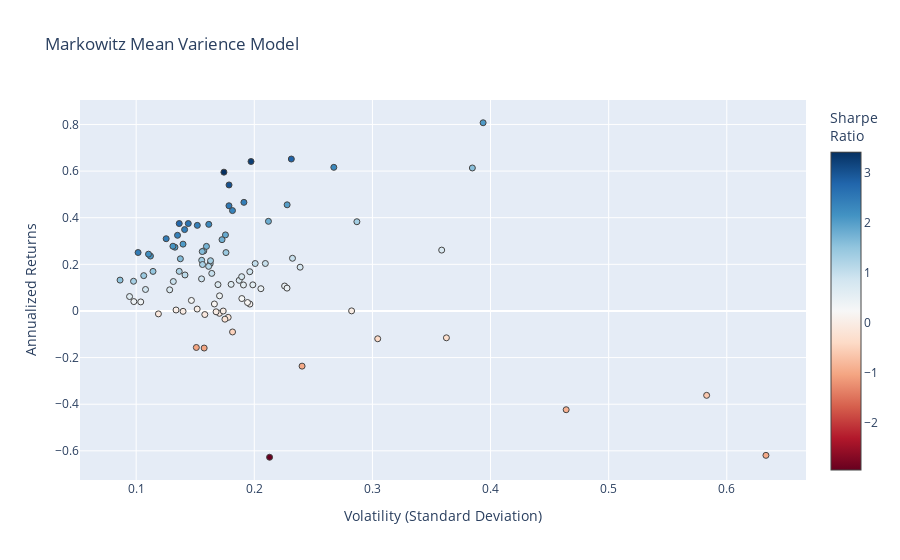

Notebook source saved alongside this figure:
### Code cell
hover_texts = [
    f"{ticker} <br>Volatility: {vol:.2f} <br>Returns: {ret:.2%} <br>Sharpe Ratio: {sr:.2f}"
    for ticker, vol, ret, sr in zip(names, volatility, annualized_returns, sharpe_ratios)
]

fig = go.Figure(data=go.Scatter(
    x=volatility, 
    y=annualized_returns, 
    mode='markers',
    hoverinfo='text',
    hovertext=hover_texts,
    marker=dict(color=sharpe_ratios, colorscale = 'RdBu', size=6, line=dict(width=1), colorbar=dict(title="Sharpe<br>Ratio")
    )
))

fig.update_layout(
    title='Markowitz Mean Varience Model',
    xaxis_title='Volatility (Standard Deviation)',
    yaxis_title='Annualized Returns',
)

fig.show()

### Figure 1 — Plotly figure (JSON) as saved in the notebook; plotly's stock layout.template omitted (floating-point values rounded to 4 significant figures)
{"data": [{"hoverinfo": "text", "hovertext": ["ORCL_Close <br>Volatility: 0.19 <br>Returns: 13.13% <br>Sharpe Ratio: 0.70", "AMD_Close <br>Volatility: 0.58 <br>Returns: -36.20% <br>Sharpe Ratio: -0.62", "NKE_Close <br>Volatility: 0.23 <br>Returns: 10.70% <br>Sharpe Ratio: 0.47", "BMY_Close <br>Volatility: 0.18 <br>Returns: 11.41% <br>Sharpe Ratio: 0.63", "BA_Close <br>Volatility: 0.17 <br>Returns: 59.54% <br>Sharpe Ratio: 3.42", "DIS_Close <br>Volatility: 0.16 <br>Returns: -1.54% <br>Sharpe Ratio: -0.10", "PFE_Close <br>Volatility: 0.11 <br>Returns: 9.22% <br>Sharpe Ratio: 0.85", "AEP_Close <br>Volatility: 0.11 <br>Returns: 15.15% <br>Sharpe Ratio: 1.42", "ADBE_Close <br>Volatility: 0.23 <br>Returns: 45.54% <br>Sharpe Ratio: 2.00", "RMD_Close <br>Volatility: 0.20 <br>Returns: 20.34% <br>Sharpe Ratio: 1.01", "VRTX_Close <br>Volatility: 0.38 <br>Returns: 61.33% <br>Sharpe Ratio: 1.59", "ISRG_Close <br>Volatility: 0.19 <br>Returns: 46.59% <br>Sharpe Ratio: 2.44", "DE_Close <br>Volatility: 0.18 <br>Returns: 45.12% <br>Sharpe Ratio: 2.53", "ETN_Close <br>Volatility: 0.16 <br>Returns: 13.76% <br>Sharpe Ratio: 0.89", "ACN_Close <br>Volatility: 0.13 <br>Returns: 27.35% <br>Sharpe Ratio: 2.06", "HD_Close <br>Volatility: 0.14 <br>Returns: 32.45% <br>Sharpe Ratio: 2.40", "ABBV_Close <br>Volatility: 0.18 <br>Returns: 54.05% <br>Sharpe Ratio: 3.03", "EMR_Close <br>Volatility: 0.16 <br>Returns: 20.27% <br>Sharpe Ratio: 1.25", "MS_Close <br>Volatility: 0.20 <br>Returns: 16.83% <br>Sharpe Ratio: 0.86", "NEE_Close <br>Volatility: 0.11 <br>Returns: 23.55% <br>Sharpe Ratio: 2.10", "BAC_Close <br>Volatility: 0.21 <br>Returns: 20.36% <br>Sharpe Ratio: 0.97", "ABT_Close <br>Volatility: 0.14 <br>Returns: 28.67% <br>Sharpe Ratio: 2.05", "QCOM_Close <br>Volatility: 0.24 <br>Returns: 18.78% <br>Sharpe Ratio: 0.79", "MO_Close <br>Volatility: 0.18 <br>Returns: -2.75% <br>Sharpe Ratio: -0.15", "TXN_Close <br>Volatility: 0.16 <br>Returns: 37.14% <br>Sharpe Ratio: 2.30", "AAPL_Close <br>Volatility: 0.18 <br>Returns: 25.04% <br>Sharpe Ratio: 1.42", "BTI_Close <br>Volatility: 0.19 <br>Returns: 11.15% <br>Sharpe Ratio: 0.58", "UA_Close <br>Volatility: 0.46 <br>Returns: -42.37% <br>Sharpe Ratio: -0.91", "CPB_Close <br>Volatility: 0.24 <br>Returns: -23.67% <br>Sharpe Ratio: -0.98", "RTX_Close <br>Volatility: 0.14 <br>Returns: 16.98% <br>Sharpe Ratio: 1.24", "GS_Close <br>Volatility: 0.20 <br>Returns: 2.94% <br>Sharpe Ratio: 0.15", "XOM_Close <br>Volatility: 0.10 <br>Returns: 3.88% <br>Sharpe Ratio: 0.37", "DUK_Close <br>Volatility: 0.09 <br>Returns: 6.18% <br>Sharpe Ratio: 0.66", "GM_Close <br>Volatility: 0.19 <br>Returns: 14.71% <br>Sharpe Ratio: 0.78", "COST_Close <br>Volatility: 0.20 <br>Returns: 11.21% <br>Sharpe Ratio: 0.56", "SYK_Close <br>Volatility: 0.16 <br>Returns: 21.73% <br>Sharpe Ratio: 1.40", "BIIB_Close <br>Volatility: 0.23 <br>Returns: 9.80% <br>Sharpe Ratio: 0.43", "CAT_Close <br>Volatility: 0.20 <br>Returns: 64.11% <br>Sharpe Ratio: 3.25", "LMT_Close <br>Volatility: 0.11 <br>Returns: 24.36% <br>Sharpe Ratio: 2.21", "BSX_Close <br>Volatility: 0.17 <br>Returns: -1.01% <br>Sharpe Ratio: -0.06", "KR_Close <br>Volatility: 0.36 <br>Returns: -11.51% <br>Sharpe Ratio: -0.32", "PYPL_Close <br>Volatility: 0.23 <br>Returns: 65.17% <br>Sharpe Ratio: 2.82", "LLY_Close <br>Volatility: 0.15 <br>Returns: 4.51% <br>Sharpe Ratio: 0.31", "AMGN_Close <br>Volatility: 0.17 <br>Returns: -0.36% <br>Sharpe Ratio: -0.02", "JPM_Close <br>Volatility: 0.16 <br>Returns: 19.92% <br>Sharpe Ratio: 1.28", "JNJ_Close <br>Volatility: 0.11 <br>Returns: 16.97% <br>Sharpe Ratio: 1.49", "SYY_Close <br>Volatility: 0.16 <br>Returns: 19.12% <br>Sharpe Ratio: 1.19", "META_Close <br>Volatility: 0.17 <br>Returns: 30.58% <br>Sharpe Ratio: 1.77", "MSFT_Close <br>Volatility: 0.15 <br>Returns: 36.72% <br>Sharpe Ratio: 2.42", "NFLX_Close <br>Volatility: 0.29 <br>Returns: 38.28% <br>Sharpe Ratio: 1.33", "EXC_Close <br>Volatility: 0.13 <br>Returns: 12.63% <br>Sharpe Ratio: 0.96", "MMM_Close <br>Volatility: 0.13 <br>Returns: 27.77% <br>Sharpe Ratio: 2.12", "AMZN_Close <br>Volatility: 0.21 <br>Returns: 38.44% <br>Sharpe Ratio: 1.81", "TSLA_Close <br>Volatility: 0.36 <br>Returns: 26.10% <br>Sharpe Ratio: 0.73", "VZ_Close <br>Volatility: 0.17 <br>Returns: 11.30% <br>Sharpe Ratio: 0.67", "MCD_Close <br>Volatility: 0.14 <br>Returns: 37.50% <br>Sharpe Ratio: 2.75", "GE_Close <br>Volatility: 0.21 <br>Returns: -62.75% <br>Sharpe Ratio: -2.95", "GOOGL_Close <br>Volatility: 0.16 <br>Returns: 25.77% <br>Sharpe Ratio: 1.64", "T_Close <br>Volatility: 0.18 <br>Returns: -3.53% <br>Sharpe Ratio: -0.20", "MA_Close <br>Volatility: 0.14 <br>Returns: 37.50% <br>Sharpe Ratio: 2.60", "CMCSA_Close <br>Volatility: 0.21 <br>Returns: 9.55% <br>Sharpe Ratio: 0.46", "DHR_Close <br>Volatility: 0.13 <br>Returns: 9.07% <br>Sharpe Ratio: 0.71", "WFC_Close <br>Volatility: 0.17 <br>Returns: 6.48% <br>Sharpe Ratio: 0.38", "SAP_Close <br>Volatility: 0.14 <br>Returns: 22.38% <br>Sharpe Ratio: 1.63", "SRE_Close <br>Volatility: 0.13 <br>Returns: 0.42% <br>Sharpe Ratio: 0.03", "NVDA_Close <br>Volatility: 0.39 <br>Returns: 80.73% <br>Sharpe Ratio: 2.05", "PEP_Close <br>Volatility: 0.10 <br>Returns: 12.73% <br>Sharpe Ratio: 1.30", "GIS_Close <br>Volatility: 0.17 <br>Returns: -0.03% <br>Sharpe Ratio: -0.00", "CRM_Close <br>Volatility: 0.16 <br>Returns: 25.48% <br>Sharpe Ratio: 1.63", "EW_Close <br>Volatility: 0.23 <br>Returns: 22.60% <br>Sharpe Ratio: 0.97", "ZBH_Close <br>Volatility: 0.19 <br>Returns: 3.62% <br>Sharpe Ratio: 0.19", "UNH_Close <br>Volatility: 0.14 <br>Returns: 34.90% <br>Sharpe Ratio: 2.48", "HON_Close <br>Volatility: 0.10 <br>Returns: 25.07% <br>Sharpe Ratio: 2.47", "REGN_Close <br>Volatility: 0.28 <br>Returns: 0.03% <br>Sharpe Ratio: 0.00", "IBM_Close <br>Volatility: 0.16 <br>Returns: -15.90% <br>Sharpe Ratio: -1.01", "V_Close <br>Volatility: 0.13 <br>Returns: 30.98% <br>Sharpe Ratio: 2.47", "KO_Close <br>Volatility: 0.09 <br>Returns: 13.24% <br>Sharpe Ratio: 1.53", "SO_Close <br>Volatility: 0.12 <br>Returns: -1.26% <br>Sharpe Ratio: -0.11", "RDY_Close <br>Volatility: 0.30 <br>Returns: -11.92% <br>Sharpe Ratio: -0.39", "MDT_Close <br>Volatility: 0.15 <br>Returns: 0.82% <br>Sharpe Ratio: 0.05", "GILD_Close <br>Volatility: 0.19 <br>Returns: 5.32% <br>Sharpe Ratio: 0.28", "INTC_Close <br>Volatility: 0.18 <br>Returns: 32.63% <br>Sharpe Ratio: 1.86", "SNAP_Close <br>Volatility: 0.63 <br>Returns: -61.94% <br>Sharpe Ratio: -0.98", "K_Close <br>Volatility: 0.18 <br>Returns: -9.01% <br>Sharpe Ratio: -0.50", "MRK_Close <br>Volatility: 0.15 <br>Returns: -15.66% <br>Sharpe Ratio: -1.04", "PM_Close <br>Volatility: 0.14 <br>Returns: -0.16% <br>Sharpe Ratio: -0.01", "PG_Close <br>Volatility: 0.10 <br>Returns: 4.02% <br>Sharpe Ratio: 0.41", "GOOG_Close <br>Volatility: 0.16 <br>Returns: 27.71% <br>Sharpe Ratio: 1.74", "WMT_Close <br>Volatility: 0.18 <br>Returns: 43.06% <br>Sharpe Ratio: 2.37", "BABA_Close <br>Volatility: 0.27 <br>Returns: 61.61% <br>Sharpe Ratio: 2.30", "CVX_Close <br>Volatility: 0.14 <br>Returns: 15.44% <br>Sharpe Ratio: 1.09", "F_Close <br>Volatility: 0.17 <br>Returns: 3.00% <br>Sharpe Ratio: 0.18", "CSCO_Close <br>Volatility: 0.16 <br>Returns: 16.11% <br>Sharpe Ratio: 0.98", "TMO_Close <br>Volatility: 0.16 <br>Returns: 21.55% <br>Sharpe Ratio: 1.32"], "marker": {"color": [0.7015, -0.621, 0.4739, 0.6326, 3.416, -0.09731, 0.8542, 1.424, 1.999, 1.013, 1.595, 2.436, 2.527, 0.8859, 2.059, 2.404, 3.026, 1.246, 0.8579, 2.101, 0.9725, 2.053, 0.7863, -0.1544, 2.3, 1.423, 0.5845, -0.913, -0.9843, 1.244, 0.15, 0.3735, 0.655, 0.7768, 0.5638, 1.398, 0.4303, 3.25, 2.206, -0.05938, -0.3175, 2.817, 0.3075, -0.02118, 1.276, 1.485, 1.185, 1.771, 2.419, 1.334, 0.9605, 2.118, 1.813, 0.7279, 0.6676, 2.748, -2.947, 1.638, -0.2013, 2.602, 0.4645, 0.7062, 0.3801, 1.628, 0.03112, 2.051, 1.302, -0.001732, 1.634, 0.9728, 0.1862, 2.475, 2.467, 0.001131, -1.009, 2.471, 1.533, -0.1059, -0.3916, 0.05411, 0.2808, 1.858, -0.9782, -0.496, -1.038, -0.0118, 0.4103, 1.737, 2.372, 2.305, 1.093, 0.1802, 0.9824, 1.323], "colorbar": {"title": {"text": "Sharpe<br>Ratio"}}, "colorscale": [[0, "rgb(103,0,31)"], [0.1, "rgb(178,24,43)"], [0.2, "rgb(214,96,77)"], [0.3, "rgb(244,165,130)"], [0.4, "rgb(253,219,199)"], [0.5, "rgb(247,247,247)"], [0.6, "rgb(209,229,240)"], [0.7, "rgb(146,197,222)"], [0.8, "rgb(67,147,195)"], [0.9, "rgb(33,102,172)"], [1, "rgb(5,48,97)"]], "line": {"width": 1}, "size": 6}, "mode": "markers", "type": "scatter", "x": [0.1872, 0.5829, 0.2257, 0.1804, 0.1743, 0.1581, 0.1079, 0.1064, 0.2278, 0.2008, 0.3846, 0.1912, 0.1786, 0.1554, 0.1328, 0.135, 0.1786, 0.1627, 0.1962, 0.1121, 0.2094, 0.1397, 0.2388, 0.1779, 0.1615, 0.176, 0.1908, 0.464, 0.2404, 0.1365, 0.1963, 0.1039, 0.09441, 0.1893, 0.1988, 0.1555, 0.2277, 0.1972, 0.1104, 0.1705, 0.3627, 0.2314, 0.1468, 0.1677, 0.1562, 0.1143, 0.1614, 0.1727, 0.1518, 0.2869, 0.1315, 0.1311, 0.212, 0.3586, 0.1693, 0.1365, 0.213, 0.1573, 0.1751, 0.1441, 0.2056, 0.1284, 0.1706, 0.1374, 0.1338, 0.3937, 0.09778, 0.1737, 0.1559, 0.2323, 0.1943, 0.141, 0.1016, 0.2824, 0.1576, 0.1254, 0.08636, 0.1188, 0.3045, 0.1517, 0.1895, 0.1756, 0.6332, 0.1816, 0.1509, 0.1397, 0.09803, 0.1595, 0.1815, 0.2673, 0.1413, 0.1662, 0.164, 0.163], "y": [0.1313, -0.362, 0.107, 0.1141, 0.5954, -0.01539, 0.09217, 0.1515, 0.4554, 0.2034, 0.6133, 0.4659, 0.4512, 0.1376, 0.2735, 0.3245, 0.5405, 0.2027, 0.1683, 0.2355, 0.2036, 0.2867, 0.1878, -0.02746, 0.3714, 0.2504, 0.1115, -0.4237, -0.2367, 0.1698, 0.02945, 0.0388, 0.06184, 0.1471, 0.1121, 0.2173, 0.09799, 0.6411, 0.2436, -0.01012, -0.1151, 0.6517, 0.04513, -0.003551, 0.1992, 0.1697, 0.1912, 0.3058, 0.3672, 0.3828, 0.1263, 0.2777, 0.3844, 0.261, 0.113, 0.375, -0.6275, 0.2577, -0.03526, 0.375, 0.09549, 0.09067, 0.06484, 0.2238, 0.004162, 0.8073, 0.1273, -0.0003008, 0.2548, 0.226, 0.03617, 0.349, 0.2507, 0.0003192, -0.159, 0.3098, 0.1324, -0.01259, -0.1192, 0.008205, 0.05321, 0.3263, -0.6194, -0.09007, -0.1566, -0.001648, 0.04023, 0.2771, 0.4306, 0.6161, 0.1544, 0.02996, 0.1611, 0.2155]}], "layout": {"title": {"text": "Markowitz Mean Varience Model"}, "xaxis": {"title": {"text": "Volatility (Standard Deviation)"}}, "yaxis": {"title": {"text": "Annualized Returns"}}}}
